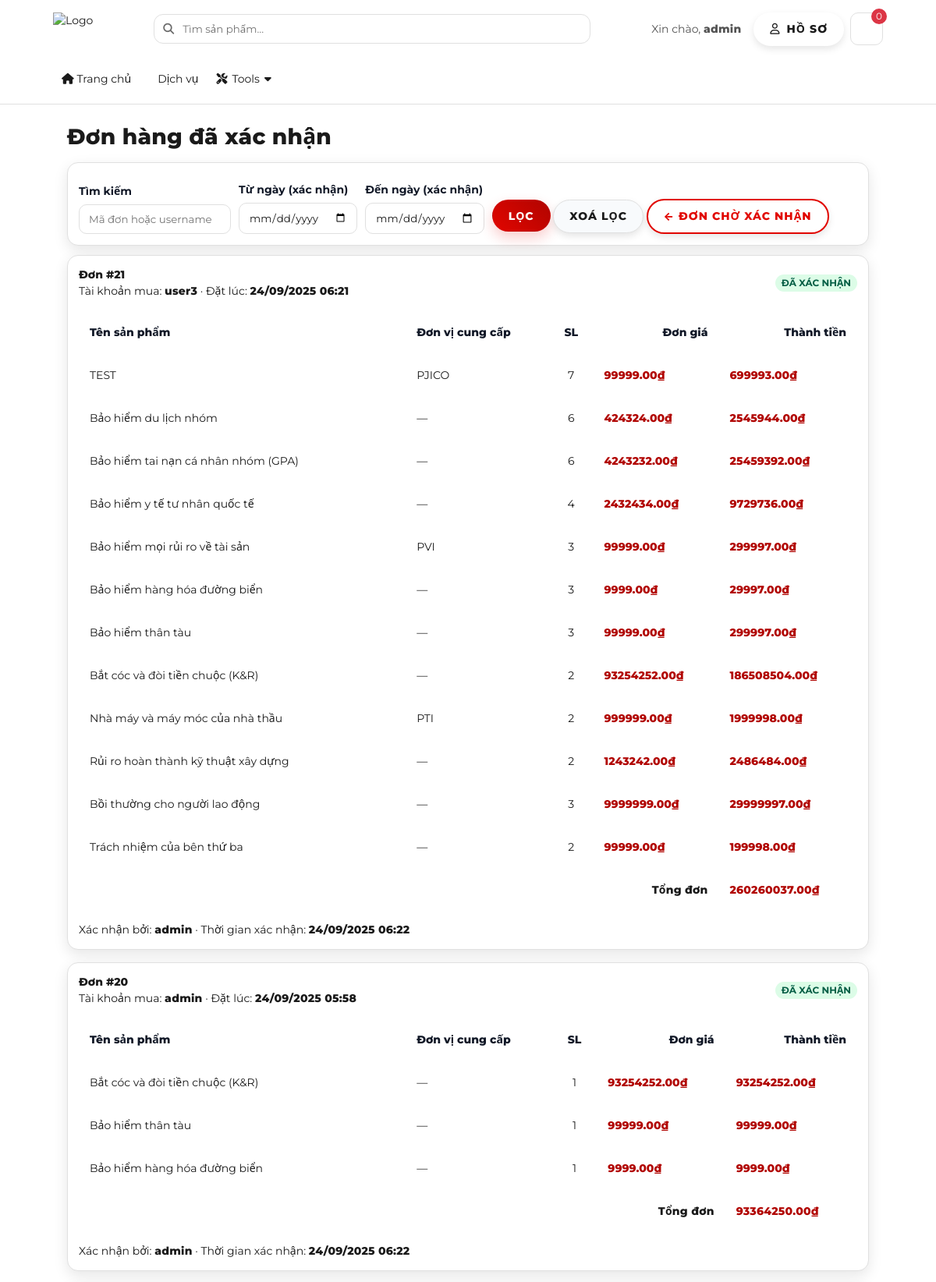
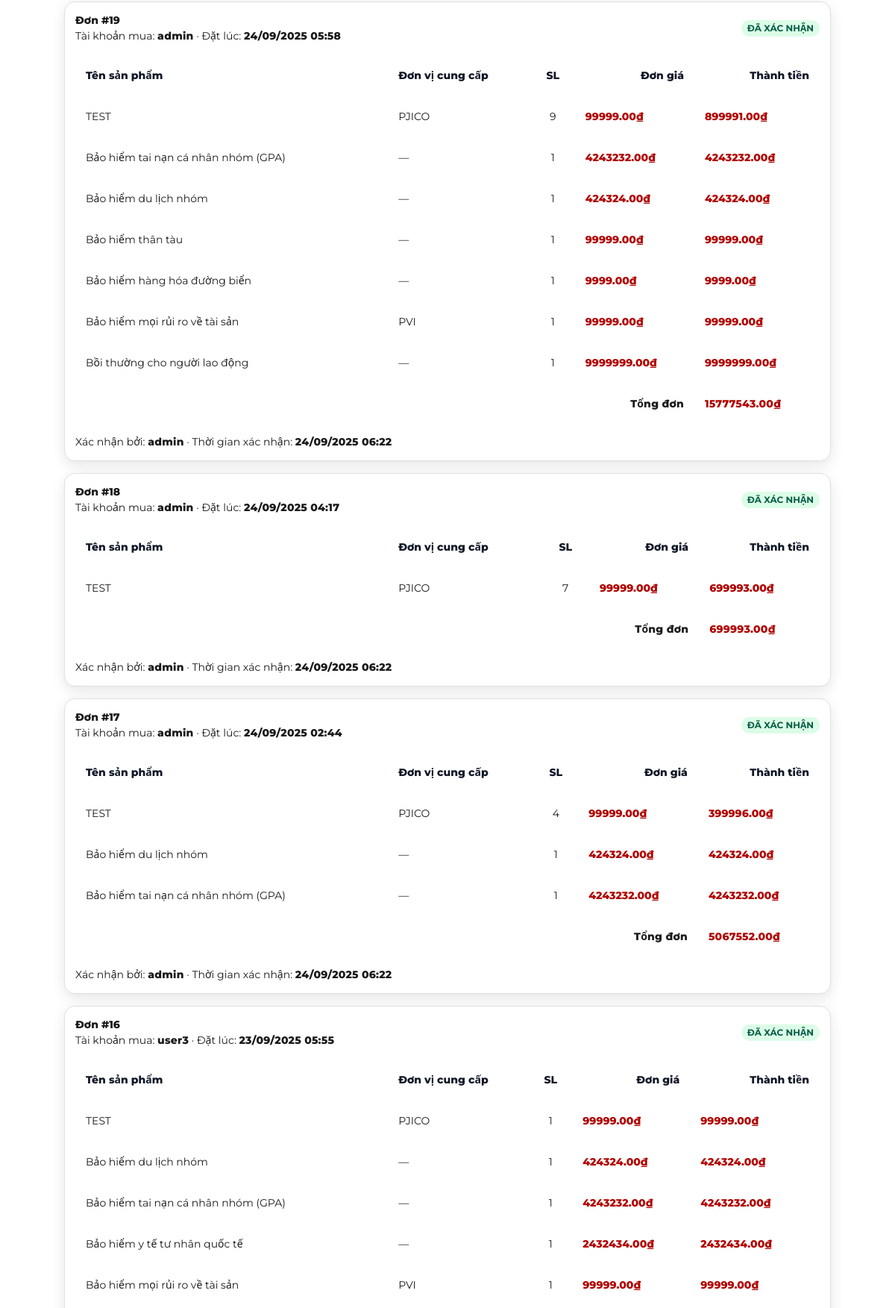
The app's page /cart/admin/orders/confirmed/ (signed in, upper part) with its own data (2 pictures, top to bottom).
### cart/models.py (models this page shows, shortened)
class Order(models.Model):
    class Status(models.TextChoices):
        DRAFT         = "DRAFT", "Nháp"
        PENDING_ADMIN = "PENDING_ADMIN", "Chờ admin xác nhận"
        CONFIRMED     = "CONFIRMED", "Đã xác nhận"
        CANCELLED     = "CANCELLED", "Đã hủy"
    user = models.ForeignKey(
        settings.AUTH_USER_MODEL,
        on_delete=models.CASCADE,
        related_name="cart_orders",
    )
    status = models.CharField(
        max_length=32,
        choices=Status.choices,
        default=Status.DRAFT,
        db_index=True,
    )
    note = models.TextField(blank=True, default="")
    created_at = models.DateTimeField(auto_now_add=True, db_index=True)
    confirmed_by = models.ForeignKey(
        settings.AUTH_USER_MODEL,
        null=True, blank=True,
        on_delete=models.SET_NULL,
        related_name="orders_confirmed",
    )
    confirmed_at = models.DateTimeField(null=True, blank=True)
    cancelled_by = models.ForeignKey(
        settings.AUTH_USER_MODEL,
        null=True, blank=True,
        on_delete=models.SET_NULL,
        related_name="orders_cancelled",
    )
    cancelled_at = models.DateTimeField(null=True, blank=True)
    cancel_reason = models.TextField(blank=True, default="")
    class Meta:
        ordering = ("-created_at",)
        indexes = [
            models.Index(fields=("status", "created_at")),
        ]
    @property
    def total_price(self) -> Decimal:
        amount = self.items.aggregate(
            s=Sum(
                ExpressionWrapper(
                    F("price") * F("quantity"),
                    output_field=DecimalField(max_digits=18, decimal_places=2),
                )
            )
        )["s"]
        return amount if amount is not None else Decimal("0")

class OrderItem(models.Model):
    order = models.ForeignKey("cart.Order", on_delete=models.CASCADE, related_name="items")
    product = models.ForeignKey("shop.Product", on_delete=models.PROTECT)
    plan = models.ForeignKey("shop.ServicePlan", null=True, blank=True, on_delete=models.PROTECT)  # NEW
    price = models.DecimalField(max_digits=12, decimal_places=2, default=0)
    quantity = models.PositiveIntegerField(default=1)
    @property
    def line_total(self) -> Decimal:
        p = self.price or Decimal("0")
        q = int(self.quantity or 0)
        return p * q

### shop/models.py (models this page shows, shortened)
class Product(models.Model):
    category = models.ForeignKey(Category, related_name="products", on_delete=models.CASCADE)
    name = models.CharField(max_length=200, unique=True)
    slug = models.SlugField(max_length=210, unique=True, blank=True)
    sku = models.CharField(max_length=64, blank=True)
    price = models.DecimalField(max_digits=12, decimal_places=2, validators=[MinValueValidator(0)])
    sale_price = models.DecimalField(max_digits=12, decimal_places=2, blank=True, null=True, validators=[MinValueValidator(0)])
    stock = models.PositiveIntegerField(default=0)
    supplier = models.CharField(max_length=150, blank=True)
    short_description = models.CharField(max_length=500, blank=True)
    description = models.TextField(blank=True)
    image = models.ImageField(upload_to="products/main/", blank=True, null=True)
    is_active = models.BooleanField(default=True)
    created_at = models.DateTimeField(auto_now_add=True)
    updated_at = models.DateTimeField(auto_now=True)
    class Meta:
        ordering = ["-created_at"]
        indexes = [
            models.Index(fields=["slug"]),
            models.Index(fields=["is_active", "created_at"]),
            models.Index(fields=["category", "is_active"]),
        ]
        verbose_name = "Sản phẩm"
        verbose_name_plural = "Sản phẩm"
    def get_absolute_url(self):
        return reverse("shop:product_detail", kwargs={"slug": self.slug})

### cart/views.py (the view)
# urls.py: path("admin/orders/confirmed/", views.admin_confirmed_orders, name="admin_confirmed_orders"),
@staff_member_required
def admin_confirmed_orders(request):
    qs = (Order.objects
          .filter(status=Order.Status.CONFIRMED)
          .select_related("user", "confirmed_by")
          .prefetch_related("items__product")
          .order_by("-confirmed_at", "-created_at"))
    q = (request.GET.get("q") or "").strip()
    if q:
        if q.isdigit():
            qs = qs.filter(Q(id=int(q)) | Q(user__username__icontains=q))
        else:
            qs = qs.filter(user__username__icontains=q)
    date_from = (request.GET.get("date_from") or "").strip()
    date_to   = (request.GET.get("date_to") or "").strip()
    if date_from:
        qs = qs.filter(confirmed_at__date__gte=date_from)
    if date_to:
        qs = qs.filter(confirmed_at__date__lte=date_to)
    paginator = Paginator(qs, 15)  # 15 đơn/trang (điều chỉnh tùy ý)
    page = request.GET.get("page") or 1
    orders = paginator.get_page(page)
    return render(request, "cart/admin_confirmed_orders.html", {
        "orders": orders,
        "q": q,
        "date_from": date_from,
        "date_to": date_to,
    })

### templates/cart/admin_confirmed_orders.html (shortened to what this page needs)
{% extends "base.html" %}
{% load static %}
{% block content %}
<main>
  <div class="container">
    <h1 style="margin:0 0 12px 0">Đơn hàng đã xác nhận</h1>
    <div class="card" style="margin-bottom:12px">
      <form method="get" style="display:flex;gap:10px;align-items:flex-end;flex-wrap:wrap">
        <div>
          <label>Tìm kiếm</label>
          <input type="text" name="q" value="{{ q }}" placeholder="Mã đơn hoặc username">
        </div>
        <div>
          <label>Từ ngày (xác nhận)</label>
          <input type="date" name="date_from" value="{{ date_from }}">
        </div>
        <div>
          <label>Đến ngày (xác nhận)</label>
          <input type="date" name="date_to" value="{{ date_to }}">
        </div>
        <div>
          <button class="btn btn-primary" type="submit">Lọc</button>
          <a class="btn btn-light" href="?">Xoá lọc</a>
          <a class="btn btn-outline" href="{% url 'cart:admin_pending_orders' %}">← Đơn chờ xác nhận</a>
        </div>
      </form>
    </div>
    {% if orders|length == 0 %}
      <div class="alert center">Chưa có đơn nào phù hợp.</div>
    {% else %}
      {% for o in orders %}
        <div class="card" style="margin-bottom:16px">
          <div style="display:flex;justify-content:space-between;align-items:center;gap:10px;flex-wrap:wrap">
            <div>
              <div style="font-weight:800">Đơn #{{ o.id }}</div>
              <div class="muted">
                Tài khoản mua: <b>{{ o.user.username }}</b> &middot;
                Đặt lúc: <b>{{ o.created_at|date:"d/m/Y H:i" }}</b>
              </div>
            </div>
            <div>
              <span class="badge" style="background:#DCFCE7;color:#065F46">ĐÃ XÁC NHẬN</span>
            </div>
          </div>
          <div style="overflow:auto;margin-top:10px">
            <table>
              <thead>
                <tr>
                  <th style="width:42%">Tên sản phẩm</th>
                  <th>Đơn vị cung cấp</th>
                  <th style="text-align:center">SL</th>
                  <th style="text-align:right">Đơn giá</th>
                  <th style="text-align:right">Thành tiền</th>
                </tr>
              </thead>
              <tbody>
                {% for it in o.items.all %}
                  <tr>
                    <td><a href="{{ it.product.get_absolute_url }}">{{ it.product.name }}</a></td>
                    <td>{{ it.product.supplier.name|default:it.product.supplier|default:"—" }}</td>
                    <td style="text-align:center">{{ it.quantity }}</td>
                    <td class="price">{{ it.price|floatformat:2 }}₫</td>
                    <td class="price">
                      {% if it.line_total %}{{ it.line_total|floatformat:2 }}₫{% else %}{{ it.price|floatformat:2|add:""|floatformat:2 }}₫{% endif %}
                    </td>
                  </tr>
                {% endfor %}
              </tbody>
              <tfoot>
                <tr>
                  <td colspan="4" style="text-align:right"><strong>Tổng đơn</strong></td>
                  <td class="price"><strong>{{ o.total_price|floatformat:2 }}₫</strong></td>
                </tr>
              </tfoot>
            </table>
          </div>
          <div class="muted" style="margin-top:8px">
            Xác nhận bởi: <b>{{ o.confirmed_by.username|default:"—" }}</b>
            &middot; Thời gian xác nhận: <b>{% if o.confirmed_at %}{{ o.confirmed_at|date:"d/m/Y H:i" }}{% else %}—{% endif %}</b>
          </div>
        </div>
      {% endfor %}
    {% endif %}
  </div>
</main>
{% endblock %}

### templates/base.html (shortened to what this page needs)
{% load static %}
<!DOCTYPE html>
<html lang="vi">
<head>
  <link rel="stylesheet" href="{% static 'style.css' %}">
  <link rel="stylesheet" href="https://cdnjs.cloudflare.com/ajax/libs/font-awesome/6.5.2/css/all.min.css" />
</head>
<body>
<header class="site-header">
  <div class="container">
    <div class="topbar">
      <a href="{% url 'shop:home' %}" class="brand" aria-label="Trang chủ">
        <img src="{% static 'img/tis-logo.png' %}" alt="Logo">
      </a>
      <form class="searchbar" action="{% url 'shop:product_list' %}" method="get" role="search">
        <div class="search-wrapper">
          <i class="fa-solid fa-magnifying-glass search-icon"></i>
          <input type="search" name="q" value="{{ request.GET.q }}" placeholder="Tìm sản phẩm…" aria-label="Tìm sản phẩm">
        </div>
      </form>
      <div style="display:flex;align-items:center;gap:8px">
        {% if request.user.is_authenticated %}
          <span class="hello">Xin chào, <strong>{{ request.user.username }}</strong></span>
          <a class="btn" href="{% url 'accounts:profile' %}"><i class="fa-regular fa-user"></i> Hồ sơ</a>
        {% else %}
          <a class="btn" href="{% url 'accounts:login' %}"><i class="fa-regular fa-user"></i> Đăng nhập</a>
          <a class="btn btn-primary" href="{% url 'accounts:register' %}"><i class="fa-regular fa-id-card"></i> Đăng ký</a>
        {% endif %}
        <a href="{% url 'cart:cart_detail' %}" class="cart-link" aria-label="Giỏ hàng">
          <lottie-player src="{% static 'icon/cart.json' %}" background="transparent" speed="1" style="width:26px;height:26px" loop autoplay></lottie-player>
          <span id="cart-badge" class="cart-badge">{{ cart|length|default:0 }}</span>
        </a>
      </div>
    </div>
    <nav class="nav">
      <a href="{% url 'shop:home' %}"><i class="fa-solid fa-house"></i> Trang chủ</a>
      <a href="{% url 'shop:product_list' %}"></i> Dịch vụ</a>
      {% if request.user.is_staff %}
      <div class="dropdown" id="toolsDropdown">
        <div class="dropdown-toggle"><i class="fa-solid fa-screwdriver-wrench"></i> Tools <i class="fa-solid fa-caret-down"></i></div>
      </div>
      {% endif %}
    </nav>
  </div>
</header>
<main class="container">
  {% block content %}{% endblock %}
</main>
{% include "end.html" %}
</body>
</html>

### templates/end.html (shortened to what this page needs)
{% load static %}
<!DOCTYPE html>
<html lang="vi">
<head>
  <link rel="stylesheet" href="{% static 'css/style.css' %}">
</head>
<body>
</body>
</html>

### static/style.css (style rules this page uses)
:root { --bg:#ffffff; --text:#0f172a; --muted:#6b7280; --line:#e5e7eb; --brand:#e10600; --brand-dark:#b10400; --radius:14px; --shadow:0 6px 18px rgba(15,23,42,.08); --logo-h: 34px; }
* { box-sizing:border-box }
html,body { height:100% }
body { margin:0; background:#fff; color:var(--text); font-family: system-ui, -apple-system, Segoe UI, Roboto, Arial, "Noto Sans", sans-serif; }
a { color:var(--text); text-decoration:none }
.container { max-width:1100px; margin:0 auto; padding:0 18px }
.site-header { position:sticky; top:0; z-index:40; background:#fff; border-bottom:1px solid var(--line) }
.nav { display:flex; align-items:center; gap:16px; padding:12px 0 }
.brand { display:flex; align-items:flex-end; gap:10px; padding:6px 0 }
.hello { opacity:.75 }
.badge { display:inline-block; min-width:20px; padding:2px 8px; background:var(--brand); color:#fff; border-radius:999px; font-weight:700; text-align:center; font-size:12px; margin-left:6px; }
.btn { display: inline-flex; align-items: center; justify-content: center; gap: 8px; font-weight: 700; border-radius: 50px; padding: 10px 20px; border: 1px solid transparent; transition: all 0.3s ease; text-transform: uppercase; letter-spacing: 1px; font-size: 14px; cursor: pointer; box-shadow: 0 4px 10px rgba(0, 0, 0, 0.1); }
.btn-primary { background: linear-gradient(45deg, var(--brand), var(--brand-dark)); color: #fff; box-shadow: 0 8px 18px rgba(225, 6, 0, 0.2); }
.btn-outline { border: 2px solid var(--brand); background: transparent; color: var(--brand); }
.btn-light { background: #f8fafc; border: 1px solid var(--line); color: var(--text); }
main { padding:20px 0 }
label { display:block; margin:10px 0 6px; color:#111827; font-weight:600 }
input,select,textarea { width:100%; padding:10px 12px; border:1px solid var(--line); border-radius:10px; background:#fff; color:var(--text); transition:border .15s, box-shadow .15s; }
.card { background:#fff; border:1px solid var(--line); border-radius:var(--radius); padding:14px; box-shadow:var(--shadow); transition: transform .12s, border-color .12s, box-shadow .12s; }
.price { font-weight:800; color:#b91c1c }
table { width:100%; border-collapse:separate; border-spacing:0 10px }
th,td { padding:12px 14px; text-align:left }
th { color:#111827; font-weight:700 }
tr { background:#fff; border:1px solid var(--line) }
tr td:first-child, tr th:first-child { border-top-left-radius:12px; border-bottom-left-radius:12px }
tr td:last-child, tr th:last-child { border-top-right-radius:12px; border-bottom-right-radius:12px }

### templates/base.html (style rules this page uses)
:root { --brand:#e11d48;--brand-600:#dc2626;--text:#111827;--muted:#6b7280;--bg:#fff;--line:#e5e7eb;--shadow:0 2px 10px rgba(0,0,0,.04) }
* { box-sizing:border-box }
html,body { margin:0;background:var(--bg);color:var(--text);font:14px/1.5 system-ui,-apple-system,Segoe UI,Roboto,Helvetica,Arial }
a { color:inherit;text-decoration:none }
img { max-width:100%;display:block }
.container { max-width:1200px;margin:0 auto;padding:0 16px }
header.site-header { border-bottom:1px solid var(--line);background:#fff;position:sticky;top:0;z-index:50 }
.topbar { display:flex;align-items:center;gap:16px;justify-content:space-between;padding:10px 0 }
.brand { display:flex;align-items:center;gap:10px }
.brand img { height:42px }
.searchbar { flex:1;max-width:560px }
.search-wrapper { position:relative;display:flex;align-items:center }
.search-wrapper input[type="search"] { flex:1;padding:10px 12px 10px 36px;border:1px solid var(--line);border-radius:12px;outline:none }
.search-icon { position:absolute;left:12px;color:var(--muted);font-size:14px }
nav.nav { display:flex;gap:12px;flex-wrap:wrap;padding:8px 0 12px }
.nav a { padding:8px 10px;border-radius:10px;border:1px solid transparent }
.btn { display:inline-flex;align-items:center;gap:6px;padding:8px 12px;border-radius:10px;border:1px solid var(--line);background:#fff;cursor:pointer }
.btn-primary { background:var(--brand);border-color:var(--brand);color:#fff }
.hello { margin-right:8px }
.dropdown { position:relative }
.dropdown-toggle { display:inline-flex;align-items:center;gap:6px;cursor:pointer }
.cart-link { position:relative;display:inline-flex;align-items:center;justify-content:center;width:42px;height:42px;border:1px solid var(--line);border-radius:10px;background:#fff }
.cart-badge { position:absolute;top:-6px;right:-6px;min-width:20px;height:20px;padding:0 6px;border-radius:10px;font-size:12px;line-height:20px;text-align:center;background:#dc3545;color:#fff }
main { padding:18px 0 }

### records on screen
Order: id "21", user.username "user3", created_at "24/09/2025 06:21", total_price "260260037.00", confirmed_by.username "admin", confirmed_at "24/09/2025 06:22"
OrderItem: product.name "TEST", product.supplier.name "PJICO", quantity "7", price "99999.00", line_total "699993.00"
OrderItem: product.name "Bảo hiểm du lịch nhóm", product.supplier.name "—", quantity "6", price "424324.00", line_total "2545944.00"
OrderItem: product.name "Bảo hiểm tai nạn cá nhân nhóm (GPA)", product.supplier.name "—", quantity "6", price "4243232.00", line_total "25459392.00"
OrderItem: product.name "Bảo hiểm y tế tư nhân quốc tế", product.supplier.name "—", quantity "4", price "2432434.00", line_total "9729736.00"
OrderItem: product.name "Bảo hiểm mọi rủi ro về tài sản", product.supplier.name "PVI", quantity "3", price "99999.00", line_total "299997.00"
OrderItem: product.name "Bảo hiểm hàng hóa đường biển", product.supplier.name "—", quantity "3", price "9999.00", line_total "29997.00"
OrderItem: product.name "Bảo hiểm thân tàu", product.supplier.name "—", quantity "3", price "99999.00", line_total "299997.00"
OrderItem: product.name "Bắt cóc và đòi tiền chuộc (K&R)", product.supplier.name "—", quantity "2", price "93254252.00", line_total "186508504.00"
OrderItem: product.name "Nhà máy và máy móc của nhà thầu", product.supplier.name "PTI", quantity "2", price "999999.00", line_total "1999998.00"
OrderItem: product.name "Rủi ro hoàn thành kỹ thuật xây dựng", product.supplier.name "—", quantity "2", price "1243242.00", line_total "2486484.00"
OrderItem: product.name "Bồi thường cho người lao động", product.supplier.name "—", quantity "3", price "9999999.00", line_total "29999997.00"
OrderItem: product.name "Trách nhiệm của bên thứ ba", product.supplier.name "—", quantity "2", price "99999.00", line_total "199998.00"
Order: id "20", user.username "admin", created_at "24/09/2025 05:58", total_price "93364250.00", confirmed_by.username "admin", confirmed_at "24/09/2025 06:22"
OrderItem: product.name "Bắt cóc và đòi tiền chuộc (K&R)", product.supplier.name "—", quantity "1", price "93254252.00", line_total "93254252.00"
OrderItem: product.name "Bảo hiểm thân tàu", product.supplier.name "—", quantity "1", price "99999.00", line_total "99999.00"
OrderItem: product.name "Bảo hiểm hàng hóa đường biển", product.supplier.name "—", quantity "1", price "9999.00", line_total "9999.00"
Order: id "19", user.username "admin", created_at "24/09/2025 05:58", total_price "15777543.00", confirmed_by.username "admin", confirmed_at "24/09/2025 06:22"
OrderItem: product.name "TEST", product.supplier.name "PJICO", quantity "9", price "99999.00", line_total "899991.00"
OrderItem: product.name "Bảo hiểm tai nạn cá nhân nhóm (GPA)", product.supplier.name "—", quantity "1", price "4243232.00", line_total "4243232.00"
OrderItem: product.name "Bảo hiểm du lịch nhóm", product.supplier.name "—", quantity "1", price "424324.00", line_total "424324.00"
OrderItem: product.name "Bảo hiểm thân tàu", product.supplier.name "—", quantity "1", price "99999.00", line_total "99999.00"
OrderItem: product.name "Bảo hiểm hàng hóa đường biển", product.supplier.name "—", quantity "1", price "9999.00", line_total "9999.00"
OrderItem: product.name "Bảo hiểm mọi rủi ro về tài sản", product.supplier.name "PVI", quantity "1", price "99999.00", line_total "99999.00"
OrderItem: product.name "Bồi thường cho người lao động", product.supplier.name "—", quantity "1", price "9999999.00", line_total "9999999.00"
Order: id "18", user.username "admin", created_at "24/09/2025 04:17", total_price "699993.00", confirmed_by.username "admin", confirmed_at "24/09/2025 06:22"
OrderItem: product.name "TEST", product.supplier.name "PJICO", quantity "7", price "99999.00", line_total "699993.00"
Order: id "17", user.username "admin", created_at "24/09/2025 02:44", total_price "5067552.00", confirmed_by.username "admin", confirmed_at "24/09/2025 06:22"
OrderItem: product.name "TEST", product.supplier.name "PJICO", quantity "4", price "99999.00", line_total "399996.00"
OrderItem: product.name "Bảo hiểm du lịch nhóm", product.supplier.name "—", quantity "1", price "424324.00", line_total "424324.00"
OrderItem: product.name "Bảo hiểm tai nạn cá nhân nhóm (GPA)", product.supplier.name "—", quantity "1", price "4243232.00", line_total "4243232.00"
Order: id "16", user.username "user3", created_at "23/09/2025 05:55"
OrderItem: product.name "TEST", product.supplier.name "PJICO", quantity "1", price "99999.00", line_total "99999.00"
OrderItem: product.name "Bảo hiểm du lịch nhóm", product.supplier.name "—", quantity "1", price "424324.00", line_total "424324.00"
OrderItem: product.name "Bảo hiểm tai nạn cá nhân nhóm (GPA)", product.supplier.name "—", quantity "1", price "4243232.00", line_total "4243232.00"
OrderItem: product.name "Bảo hiểm y tế tư nhân quốc tế", product.supplier.name "—", quantity "1", price "2432434.00", line_total "2432434.00"
OrderItem: product.name "Bảo hiểm mọi rủi ro về tài sản", product.supplier.name "PVI", quantity "1", price "99999.00", line_total "99999.00"

### other values on screen
{{ request.user.username }} "admin"
{{ cart|length|default:0 }} "0"
